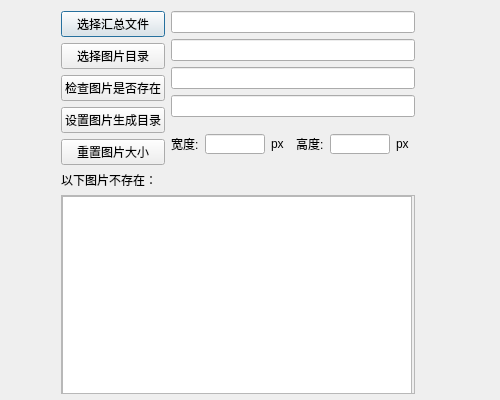
<?xml version="1.0" encoding="UTF-8"?>
<ui version="4.0">
 <class>Dialog</class>
 <widget class="QDialog" name="Dialog">
  <property name="geometry">
   <rect>
    <x>0</x>
    <y>0</y>
    <width>500</width>
    <height>400</height>
   </rect>
  </property>
  <property name="minimumSize">
   <size>
    <width>500</width>
    <height>400</height>
   </size>
  </property>
  <property name="maximumSize">
   <size>
    <width>500</width>
    <height>400</height>
   </size>
  </property>
  <property name="windowTitle">
   <string>Dialog</string>
  </property>
  <property name="sizeGripEnabled">
   <bool>false</bool>
  </property>
  <widget class="QWidget" name="layoutWidget">
   <property name="geometry">
    <rect>
     <x>61</x>
     <y>11</y>
     <width>354</width>
     <height>383</height>
    </rect>
   </property>
   <layout class="QVBoxLayout" name="verticalLayout_4">
    <item>
     <layout class="QHBoxLayout" name="horizontalLayout_2">
      <item>
       <layout class="QVBoxLayout" name="verticalLayout">
        <item>
         <widget class="QPushButton" name="choose_file_bn">
          <property name="text">
           <string>选择汇总文件</string>
          </property>
         </widget>
        </item>
        <item>
         <widget class="QPushButton" name="choose_image_bn">
          <property name="text">
           <string>选择图片目录</string>
          </property>
         </widget>
        </item>
        <item>
         <widget class="QPushButton" name="check_image_bn">
          <property name="text">
           <string>检查图片是否存在</string>
          </property>
         </widget>
        </item>
        <item>
         <widget class="QPushButton" name="choose_save_dir_bn">
          <property name="text">
           <string>设置图片生成目录</string>
          </property>
         </widget>
        </item>
        <item>
         <widget class="QPushButton" name="resize_image_bn">
          <property name="text">
           <string>重置图片大小</string>
          </property>
         </widget>
        </item>
       </layout>
      </item>
      <item>
       <layout class="QVBoxLayout" name="verticalLayout_2">
        <item>
         <widget class="QLineEdit" name="choose_filename"/>
        </item>
        <item>
         <widget class="QLineEdit" name="choose_image_dir"/>
        </item>
        <item>
         <widget class="QLineEdit" name="no_image_count"/>
        </item>
        <item>
         <widget class="QLineEdit" name="save_dirname"/>
        </item>
        <item>
         <layout class="QHBoxLayout" name="horizontalLayout">
          <item>
           <widget class="QLabel" name="label_4">
            <property name="text">
             <string>宽度:</string>
            </property>
           </widget>
          </item>
          <item>
           <widget class="QLineEdit" name="image_width">
            <property name="maximumSize">
             <size>
              <width>60</width>
              <height>20</height>
             </size>
            </property>
           </widget>
          </item>
          <item>
           <widget class="QLabel" name="label_6">
            <property name="text">
             <string>px</string>
            </property>
           </widget>
          </item>
          <item>
           <widget class="QLabel" name="label_5">
            <property name="text">
             <string>高度:</string>
            </property>
           </widget>
          </item>
          <item>
           <widget class="QLineEdit" name="image_height">
            <property name="maximumSize">
             <size>
              <width>60</width>
              <height>20</height>
             </size>
            </property>
           </widget>
          </item>
          <item>
           <widget class="QLabel" name="label_7">
            <property name="text">
             <string>px</string>
            </property>
           </widget>
          </item>
         </layout>
        </item>
       </layout>
      </item>
     </layout>
    </item>
    <item>
     <layout class="QVBoxLayout" name="verticalLayout_3">
      <item>
       <widget class="QLabel" name="label_9">
        <property name="text">
         <string>以下图片不存在：</string>
        </property>
       </widget>
      </item>
      <item>
       <widget class="QScrollArea" name="scrollArea">
        <property name="acceptDrops">
         <bool>false</bool>
        </property>
        <property name="lineWidth">
         <number>0</number>
        </property>
        <property name="widgetResizable">
         <bool>true</bool>
        </property>
        <widget class="QWidget" name="scrollAreaWidgetContents">
         <property name="enabled">
          <bool>true</bool>
         </property>
         <property name="geometry">
          <rect>
           <x>0</x>
           <y>0</y>
           <width>348</width>
           <height>210</height>
          </rect>
         </property>
         <widget class="QTextEdit" name="no_file_tip">
          <property name="geometry">
           <rect>
            <x>0</x>
            <y>0</y>
            <width>350</width>
            <height>211</height>
           </rect>
          </property>
         </widget>
        </widget>
       </widget>
      </item>
     </layout>
    </item>
   </layout>
  </widget>
 </widget>
 <resources/>
 <connections/>
</ui>
